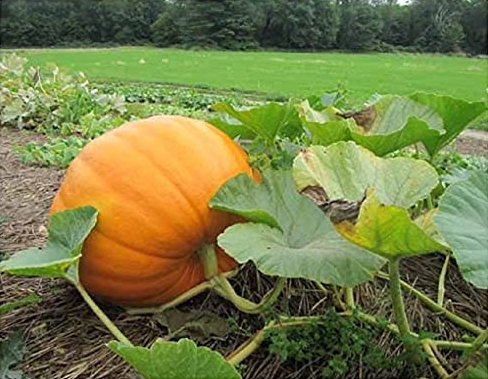
#> input picture Week_6/pumpkin.png, 488 x 379 px
$ python image.py
#> lines starting #> are read from the running program, lines starting #| are printed output that depends on the picture
"""
File: image.py
Author: Sharvan Gangadin
Description: Image Processor for pixelating and blurring images among other uses
License: LU license
"""

# Importing dependencies
import numpy as np
from PIL import Image
import copy
import pickle
import matplotlib.pyplot as plt

class ImageProcessor():
    def __init__(self):
        self.image = None
        self.color_mapping = None
        self.is_RGB = None  # False means color mapping

    # Small helpers

    def is_RGB_mode(self):
        return self.is_RGB

    def get_color_map(self):
        return self.color_mapping

    # [4 lines left out: function get_array, not called in this run]

    def check_image_loaded(self):
        if self.image is None:
            raise ValueError("No loaded image")

    def shape(self):
        self.check_image_loaded()
        return self.image.shape[0], self.image.shape[1]

    def add_extension(self, filepath, ext):
        if not filepath.endswith(ext):
            return filepath + ext
        return filepath

    def load(self, filepath):
        # PNG file: RGB values
#> called with filepath = 'pumpkin.png'
        if filepath.endswith(".png"):
            with Image.open(filepath) as image_png_raw:
#> image_png_raw is the input picture: PIL image 488x379 RGBA; mean R, G, B, A 117.5, 123.8, 70.4, 255
                image_png = image_png_raw.convert("RGB")

            # Redefining properties
            self.image = np.array(image_png)
            self.color_mapping = None
            self.is_RGB = True

        # Pickle file: color map
        elif filepath.endswith("pkl"):
            with open(filepath, "rb") as image_pkl_raw:
                image_pkl, color_mapping = pickle.load(image_pkl_raw)

            # Redefining properties
            self.image = image_pkl
            self.color_mapping = color_mapping
            self.is_RGB = False

        # Error with another extension
        else:
            raise ValueError("Image contains unsupported extension")

    def save(self, filepath):
        self.check_image_loaded()

        # PNG file: for images
        if self.is_RGB:
            path = self.add_extension(filepath, ".png")
            image = Image.fromarray(self.image)
            image.save(path)  # Save with name of file/filepath

        # Picle file: for color map
        else:
            path = self.add_extension(filepath, ".pkl")
            with open(path, "wb") as file:
                pickle.dump((self.image, self.color_mapping), file)

    # RGB <-> colormap helpers

    # [152 lines left out: functions compute_bins, ids_dtype, _build_color_map, _rgb_to_colormap, _colormap_to_rgb, change_image_format and 6 more, not called in this run]

    # Pixelate helpers

    def limit_area(self, area):
        (xmin, xmax), (ymin, ymax) = area
        shape = self.image.shape  # Array: (highth, width, channels)

        if len(shape) == 3:
            h, w = shape[0], shape[1]
        else:
            h, w = shape

        xmin = max(0, xmin)  # Left
        ymin = max(0, ymin)  # Top
        xmax = min(w, xmax)  # Right
        ymax = min(h, ymax)  # Bottom
        return xmin, xmax, ymin, ymax

    def pixelate_region(self, xmin, xmax, ymin, ymax, size):
        for y in range(ymin, ymax, size):  # Loop through rows with size preventing overlap
            for x in range(xmin, xmax, size):  # Loop through colomns within rows with size preventing overlap
                row_1, row_2 = y, min(y + size, ymax)
                column_1, column_2 = x, min(x + size, xmax)

                # Block/pixel of all values between rows and columns
                block = self.image[row_1:row_2, column_1:column_2]

                # RGB
                if self.is_RGB:  # Changing RGB values
                    mean_color = block.mean(axis=(0, 1))  # Mean of rows and columns, not of RGB channels
                    self.image[row_1:row_2, column_1:column_2] = mean_color  # Values in block get replaced by mean

                # Color map
                else:  # Changing IDs
                    flat = block.reshape(-1)  # Forms the block as a list
                    counts = np.bincount(flat)  # Counts individual IDs
                    mode_id = counts.argmax()  # Returns most counted ID
                    self.image[row_1:row_2, column_1:column_2] = mode_id  # IDs in block become most counted one

    def pixelate_images(self, area, size=10):
        self.check_image_loaded()
        xmin, xmax, ymin, ymax = self.limit_area(area)
        self.pixelate_region(xmin, xmax, ymin, ymax, size)

    # [12 lines left out: function show, not called in this run]

if __name__ == "__main__":
    img = ImageProcessor()
    img.load("pumpkin.png")
    area = ((0, img.shape()[1]), (0, img.shape()[0]))  # Pixelate (columns, rows) with x, y min/max coordinates possible
#> area = ((0, 488), (0, 379))
    img.pixelate_images(area, size=10)
#> after the loop in pixelate_region, `for y in range(ymin, ymax, size):`:
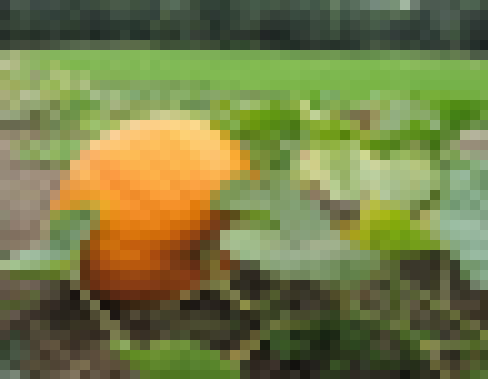
#> self.image: shape (379, 488, 3); mean R, G, B 117, 123.3, 69.9
    img.save("pumpkin_masked.png")

$ run again, with Week_6/sunset.png copied over Week_6/pumpkin.png
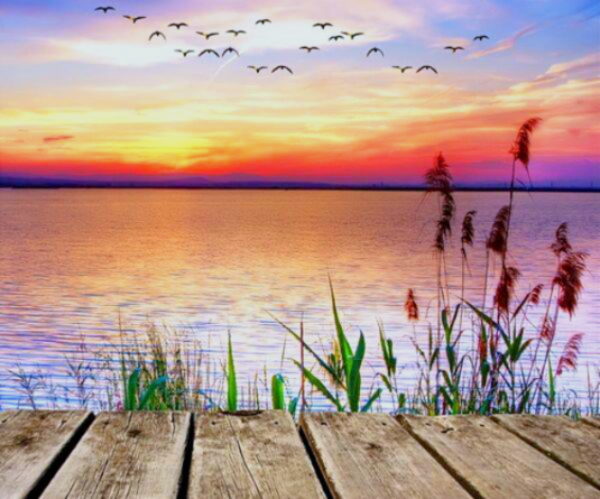
#> input picture Week_6/sunset.png, 600 x 499 px
#> in load, image_png_raw is the input picture: PIL image 600x499 RGB; mean R, G, B 182.8, 151, 143.7
#> after the loop in pixelate_region, `for y in range(ymin, ymax, size):`:
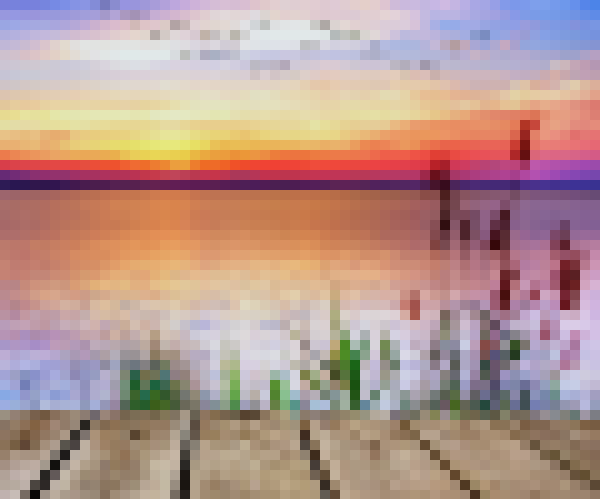
#> self.image: shape (499, 600, 3); mean R, G, B 182.3, 150.5, 143.2
